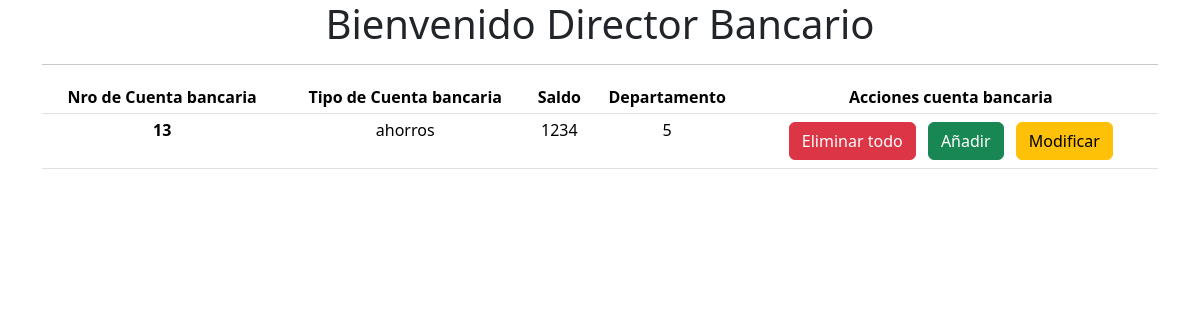
Page /problema6/vistas/vistaDirectorBancario.php on the committed database.
### tables this page shows
CREATE TABLE `cuenta_bancaria` (
  `id_cuenta_bancaria` int(11) NOT NULL,
  `tipo_cuenta` varchar(45) NOT NULL,
  `saldo` int(11) NOT NULL,
  `departamento` char(1) NOT NULL,
  `id_persona` int(11) NOT NULL
);

### problema6/vistas/vistaDirectorBancario.php (the view, shortened to what this page needs)
<!DOCTYPE html>
<html lang="en">
<head>
    <link rel="stylesheet" href="../css/bootstrap.min.css">
</head>
<body>
    <div class="container">
        <h1 class="text-center">Bienvenido Director Bancario</h1>
        <hr>
    </div>
    <div class="container-lg">
        <div class="table-responsive">
            <table class="table table-sm table-hover">
                <thead>
                    <th class="text-center" scope="col">Nro de Cuenta bancaria</th>
                    <th class="text-center" scope="col">Tipo de Cuenta bancaria</th>
                    <th class="text-center" scope="col">Saldo</th>
                    <th class="text-center" scope="col">Departamento</th>
                    <th class="text-center" scope="col">Acciones cuenta bancaria</th>
                </thead>
                <tbody>
                    <?php
                        $id_persona = '2';
                        include "../controladores/conexion.php";
                        $query = "select * from cuenta_bancaria where id_persona='$id_persona'";
                        $respuesta = mysqli_query($conexion,$query);
                        while($registro = mysqli_fetch_array($respuesta)){
                            echo "<tr>";
                            echo"<th class='text-center' scope='row'>$registro[id_cuenta_bancaria]</th>";
                            echo"<td class='text-center'>$registro[tipo_cuenta]</td>";
                            echo "<td class='text-center'>$registro[saldo]</td>";
                            echo "<td class='text-center'>$registro[departamento]</td>";
                            echo "<td class='text-center'>";
                            echo "  <a class='btn btn-danger m-1' data-bs-toggle='modal' data-bs-target='#exampleModal'>Eliminar todo</a>
                                    <div class='modal fade' id='exampleModal' tabindex='-1' aria-labelledby='exampleModalLabel' aria-hidden='true'>
                                    <div class='modal-dialog'>
                                        <div class='modal-content'>
                                        <div class='modal-header'>
                                            <h1 class='modal-title fs-5' id='exampleModalLabel'>Modal title</h1>
                                            <button type='button' class='btn-close' data-bs-dismiss='modal' aria-label='Close'></button>
                                        </div>
                                        <div class='modal-body'>
                                            <p>Esto eliminara todas tus cuentas y sus transacciones ¿Esta seguro?</p>
                                        </div>
                                        <div class='modal-footer'>
                                            <button type='button' class='btn btn-secondary' data-bs-dismiss='modal'>Cancelar</button>
                                            <a class='btn btn-dark' href='../controladores/eliminarpersona.php?id_cuenta_bancaria=$registro[id_cuenta_bancaria]'>Eliminar</a>
                                        </div>
                                        </div>
                                    </div>
                                    </div>
                                    <a class='btn btn-success m-1' href='../formularios/formañadircuenta.php?id_persona=$registro[id_persona]'>Añadir</a>
                                        <input class='btn btn-warning m-1' type='submit' form='modificar_cuenta_bancaria_$registro[id_persona]' value='Modificar' />
                                </td>";
                            echo "</tr>";
                        }
                    ?>
                </tbody>
            </table>
        </div>
    </div>
</body>
</html>

### rows in the picture
cuenta_bancaria: id_cuenta_bancaria "13", tipo_cuenta "ahorros", saldo "1234", departamento "5"
